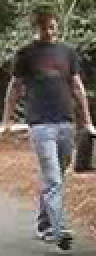
#> input picture LOMO Feature Extractor/data/VIPeR/cam_a/002_45.bmp, 48 x 128 px (shown 2 times larger); its folder holds only this picture in this run
$ python run.py
#> lines starting #> are read from the running program, lines starting #| are printed output that depends on the picture
### LOMO Feature Extractor/retinex.py
'''
implementation of the Retinex transformation
'''

import numpy as np
import cv2

def singleScaleRetinex(img, sigma):

    retinex = np.log10(img) - np.log10(cv2.GaussianBlur(img, (0, 0), sigma))

    return retinex

def multiScaleRetinex(img, sigma_list):

    retinex = np.zeros_like(img)
    for sigma in sigma_list:
        retinex += singleScaleRetinex(img, sigma)

    retinex = retinex / len(sigma_list)

    return retinex

# [7 lines left out: function colorRestoration, not called in this run]

def simplestColorBalance(img, low_clip, high_clip):

    total = img.shape[0] * img.shape[1]
    for i in range(img.shape[2]):
        unique, counts = np.unique(img[:, :, i], return_counts=True)
        current = 0
        for u, c in zip(unique, counts):
            if float(current) / total < low_clip:
                low_val = u
            if float(current) / total < high_clip:
                high_val = u
            current += c

        img[:, :, i] = np.maximum(np.minimum(img[:, :, i], high_val), low_val)

    return img

# [43 lines left out: functions MSRCR, automatedMSRCR, not called in this run]

def MSRCP(img, sigma_list, low_clip, high_clip):

    img = np.float64(img) + 1.0

    intensity = np.sum(img, 2) / img.shape[2]

    retinex = multiScaleRetinex(intensity, sigma_list)

    intensity = np.expand_dims(intensity, 2)
    retinex = np.expand_dims(retinex, 2)

    intensity1 = simplestColorBalance(retinex, low_clip, high_clip)

    intensity1 = (intensity1 - np.min(intensity1)) / \
                 (np.max(intensity1) - np.min(intensity1)) * \
                 255.0 + 1.0

    img_msrcp = np.zeros_like(img)

    for y in range(img_msrcp.shape[0]):
        for x in range(img_msrcp.shape[1]):
            B = np.max(img[y, x])
            A = np.minimum(256.0 / B, intensity1[y, x, 0] / intensity[y, x, 0])
            img_msrcp[y, x, 0] = A * img[y, x, 0]
            img_msrcp[y, x, 1] = A * img[y, x, 1]
            img_msrcp[y, x, 2] = A * img[y, x, 2]

    img_msrcp = np.uint8(img_msrcp - 1.0)

    return img_msrcp

### LOMO Feature Extractor/lomo.py
import numpy as np
import cv2

import retinex
import siltp
import channel_histogram

def averagePooling(img):
    '''
    Perform average pooling operation on image (filter size 2x2)

    Input:
        img:        numpy array of shape (height, width, channels): image to perform operation on
    Output:
        img_pool:   numpy array of shape (0.5*height, 0.5*width, channels): processed image
    '''

    #remove single lines that cannot be processed with 2x2 filter size
    if img.shape[0] % 2 != 0:
        img = img[:-1]
    if img.shape[1] % 2 != 0:
        img = img[:, :-1]

    # add two consecutive rows
    img_pool = img[0::2] + img[1::2]
    # add to consecutive columns
    img_pool = img_pool[:, 0::2] + img_pool[:, 1::2]
    # average over the four pixels that were pooled
    img_pool = img_pool // 4

    return img_pool

def LOMO(img, config):
    '''
    Extract LOMO features from image

    Input:
        img:        numpy array of shape (height, width, channels): image to extract features from
        config:     dict: dictionary of configuration parameters
    Output:
        lomo:       numpy array: LOMO feature vector (length depending on image size and configuration parameters)
    '''

    # load relevant configuration parameters from config dictionary
    sigma_list   = config['retinex']['sigma_list']
    G            = config['retinex']['G']
    b            = config['retinex']['b']
    alpha        = config['retinex']['alpha']
    beta         = config['retinex']['beta']
    low_clip     = config['retinex']['low_clip']
    high_clip    = config['retinex']['high_clip']
    R_list       = config['lomo']['R_list']
    tau          = config['lomo']['tau']
    hsv_bin_size = config['lomo']['hsv_bin_size']
    block_size   = config['lomo']['block_size']
    block_step   = config['lomo']['block_step']

    # perform retinex transformation on image
    img_retinex = retinex.MSRCP(img, sigma_list, low_clip, high_clip)

    # initialize SILTP feature vector and HSV color feature vector
    siltp_feat = np.array([])
    hsv_feat = np.array([])

    # process original image and two downsampled versions by pooling
    for pool in range(3):
        # determine the number of subwindows to process row- and column-wise
        row_num = (img.shape[0] - (block_size - block_step)) / block_step
        col_num = (img.shape[1] - (block_size - block_step)) / block_step
        # iterate over all subwindows
        for row in range(int(row_num)):
            for col in range(int(col_num)):
                # extract subwindow from image
                img_block = img[
                    row*block_step:row*block_step+block_size,
                    col*block_step:col*block_step+block_size
                ]
                # initialize array of multiple SILTP histograms
                siltp_hist = np.array([])
                # multiple SILTP histograms are computed for different radii given by configuration
                for R in R_list:
                    # compute SILTP features for every pixel in the subwindow
                    siltp4 = siltp.SILTP4(img_block, R, tau)
                    # get bins and frequency for each bin
                    unique, count = np.unique(siltp4, return_counts=True)
                    # initialize histogram with zeros
                    siltp_hist_r = np.zeros([3**4])
                    # fill histogram
                    for u, c in zip(unique, count):
                        siltp_hist_r[u] = c
                    # concatenate SILTP for all radii
                    siltp_hist = np.concatenate([siltp_hist, siltp_hist_r], 0)

                # extract subwindow from retinex image
                img_block = img_retinex[
                    row*block_step:row*block_step+block_size,
                    col*block_step:col*block_step+block_size
                ]
                # transform retinex image to HSV color space for color feature extraction
                img_hsv = cv2.cvtColor(img_block, cv2.COLOR_BGR2HSV)
                # build color histogram based on HSV image
                hsv_hist = channel_histogram.jointHistogram(
                    img_hsv,
                    [0, 255],
                    hsv_bin_size
                )

                # compute maximal occurrence over all subwindows of the same row
                if col == 0:
                    siltp_feat_col = siltp_hist
                    hsv_feat_col = hsv_hist
                else:
                    # maximal occurrence for SILTP histogram
                    siltp_feat_col = np.maximum(siltp_feat_col, siltp_hist)
                    # maximal occurrence for HSV histogram
                    hsv_feat_col = np.maximum(hsv_feat_col, hsv_hist)

            # concatenate the histograms over all rows
            siltp_feat = np.concatenate([siltp_feat, siltp_feat_col], 0)
            hsv_feat = np.concatenate([hsv_feat, hsv_feat_col], 0)

        # apply pooling and perform feature extraction with downsampled image
        img = averagePooling(img)
        img_retinex = averagePooling(img_retinex)

    # log transform
    siltp_feat = np.log(siltp_feat + 1.0)
    # normalize to unit length
    siltp_feat[:siltp_feat.shape[0]//2] /= np.linalg.norm(siltp_feat[:siltp_feat.shape[0]//2])
    siltp_feat[siltp_feat.shape[0]//2:] /= np.linalg.norm(siltp_feat[siltp_feat.shape[0]//2:])
    # log transform
    hsv_feat = np.log(hsv_feat + 1.0)
    # normalize to unit length
    hsv_feat /= np.linalg.norm(hsv_feat)

    # concatenate all features to final LOMO descriptor
    lomo = np.concatenate([siltp_feat, hsv_feat], 0)

    return lomo

### LOMO Feature Extractor/siltp.py
import cv2
import numpy as np

def SILTP4(img, R, tau):
    '''
    Calculation of SILTP operator for every pixel in the image (considering 4 neighbors)

    Input:
        img:        numpy array of shape (height, width, channels): image (subwindow) to perform operation on
        R:          int: radius of circle where neighbors are distributed on
        tau:        float: scale factor for comparing range
    Output:
        siltp:      numpy array of shape (height, width): SILTP features for every pixel in img
    '''

    # if color image
    if len(img.shape) > 2:
        # convert to grayscale
        img = cv2.cvtColor(img, cv2.COLOR_BGR2GRAY)
    # pad image and borders with edge values to allow computation of SILTP features for edge pixels
    img_pad = np.pad(img, R, 'edge')

    R_ = -1 * R
    # upper neighbors for every pixel in img
    img_u = img_pad[:2*R_, R:R_]
    # lower neighbors for every pixel in img
    img_d = img_pad[2*R:, R:R_]
    # right neighbors for every pixel in img
    img_r = img_pad[R:R_, 2*R:]
    # left neighbors for every pixel in img
    img_l = img_pad[R:R_, :2*R_]

    # upper and lower limits for piecewise comparison
    up_limit = (1 + tau) * img
    low_limit = (1 - tau) * img

    # perform comparison of center pixel to neighbor pixels for every pixel in the image
    # returns not binary string for each pixel but interprets binary string as binary number
    # and returns corresponding integer number
    siltp = ((img_u < low_limit) + (img_u > up_limit) * 2) + \
            ((img_d < low_limit) + (img_d > up_limit) * 2) * 3 + \
            ((img_r < low_limit) + (img_r > up_limit) * 2) * (3 ** 2) + \
            ((img_l < low_limit) + (img_l > up_limit) * 2) * (3 ** 3)

    return siltp

### LOMO Feature Extractor/channel_histogram.py
import numpy as np

def jointHistogram(img, boundary, bin_size):
    '''
    Calculation of the histogram for every channel of the image

    Input:
        img:        numpy array of shape (height, width, channels): image (subwindow) to perform operation on
        boundary:   list (len = 2): boundary[0] gives the lower and boundary[1] the upper color scale bound to be considered
        bin_size:   int: number of bins for each channel
    Output:
        histogram:  numpy array of length bin_size**channels: contains frequency for every bin in the histogram
    '''

    # compute interval that each bin covers
    interval = (boundary[1] - boundary[0] + 1) / bin_size

    # if color image
    if len(img.shape) > 2:
        # total number of bins (depending on number of color channels)
        hist_size = bin_size ** img.shape[2]
        img_bin = np.zeros([img.shape[0], img.shape[1]], np.int32)
        # map every pixel of the image to a color bin (based on all channels)
        for i in range(img.shape[2]):
            img_bin = img_bin + np.floor((img[:, :, i] - boundary[0]) / interval) * (bin_size ** i)
    # else (grayscale image)
    else:
        hist_size = bin_size
        img_bin = (img - boundary[0]) / interval

    # get bins and frequency for each bin
    unique, count = np.unique(img_bin, return_counts=True)
    unique = unique.astype(np.int64)
    # initialize histogram with zeros
    histogram = np.zeros([hist_size])
    # fill histogram
    for u, c in zip(unique, count):
        histogram[u] = c

    return histogram

### LOMO Feature Extractor/run.py
'''
Main script for LOMO feature extraction
Reads image one by one and performs LOMO on each
Saves descriptors for every set of images in *.dat file
'''

# import dependencies
import os
import json
import cv2
import csv
from tqdm import tqdm
import lomo

# load configuration parameters
with open('config.json', 'r') as f:
#> (reads LOMO Feature Extractor/config.json from the repository)
    config = json.load(f)

# read images from given path
data_path = 'data/VIPeR/'
for directory in os.listdir(data_path):
    if os.path.isdir(data_path + directory):

        #list of images
        img_list = os.listdir(data_path + directory)
        if len(img_list) == 0:
            print('Data directory ' + data_path + directory + ' is empty.')
            continue
        print('Processing images in directory ' + data_path + directory)

        # initialize dictionary for the feature vectors of all the images (img_name as key)
        lomos = {}

        #iterate over images
        for counter, img_name in enumerate(tqdm(img_list[:20], desc='images processed')):
            # verify that file is image -> only perform lomo on images
            if not img_name.lower().endswith(('.jpg','.jpeg','.bmp','.png')):
                continue

            # read image
            img = cv2.imread(os.path.join(data_path + directory, img_name))
#> img is the input picture: shape (128, 48, 3); mean B, G, R 98.3, 107.4, 116.1

            # compute LOMO feature vector
            lomo_vec = lomo.LOMO(img, config)
#> in MSRCP, `intensity = np.sum(img, 2) / img.shape[2]`:
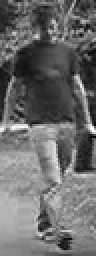
#> intensity: shape (128, 48) float64 (shown 2 times larger); min 1, max 255.7, mean 108.3; drawn with min black and max white
#> the loop in multiScaleRetinex, `for sigma in sigma_list:` made 2 passes
#> pass 1, in singleScaleRetinex, `retinex = np.log10(img) - np.log10(cv2.GaussianBlur(img, (0, 0), sigma))`:
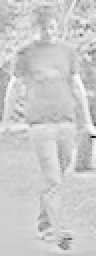
#> retinex: shape (128, 48) float64 (shown 2 times larger); min -1.93, max 0.45, mean -0.0331; drawn with min black and max white
#> after the loop in simplestColorBalance, `for i in range(img.shape[2]):`:
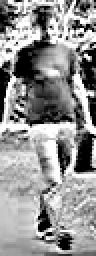
#> img: shape (128, 48, 1) float64 (shown 2 times larger); min -0.273, max 0.143, mean -0.0338; drawn with min black and max white
#> after the loop in MSRCP, `for y in range(img_msrcp.shape[0]):`:
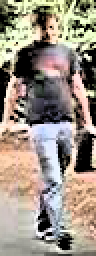
#> img_msrcp: shape (128, 48, 3) float64 (shown 2 times larger); mean of channels 0, 1, 2 133.6, 145.8, 156.8; drawn with min black and max white
#> the loop in LOMO, `for pool in range(3):` made 3 passes
#> pass 1, in averagePooling, `img_pool = img_pool[:, 0::2] + img_pool[:, 1::2]`:
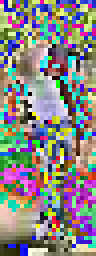
#> img_pool: shape (64, 24, 3) (shown 4 times larger); mean B, G, R 131.5, 133.4, 136.6
#> pass 1, in averagePooling, `img_pool = img_pool // 4`:
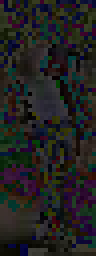
#> img_pool: shape (64, 24, 3) (shown 4 times larger); mean B, G, R 32.5, 33, 33.8
#> pass 1, in averagePooling (call 2), `img_pool = img[0::2] + img[1::2]`:
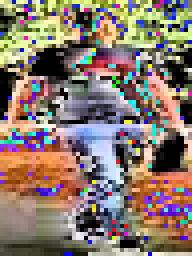
#> img_pool: shape (64, 48, 3) (shown 4 times larger); mean of channels 0, 1, 2 109.9, 120.4, 136.9; drawn as B, G, R

            # append image and corresponding vector to dict
            lomos[img_name] = lomo_vec

        print('directory ' + directory + ' finished')

        # write data in dat file
        print('start writing data into file')
        with open(data_path + 'lomo_' + directory + '.dat', 'w') as l_file:
            csvwriter = csv.writer(l_file, dialect='excel', delimiter=',')
            header = lomos.keys()
            csvwriter.writerow(header)
            for element in tqdm(range(lomos[img_name].size), desc='images processed'):
                row = []
                for key in header:
                    row.append(lomos[key][element])
                csvwriter.writerow(row)
        l_file.close()
        print('writing finished')
#> pass 2 of the loop `for directory in os.listdir(data_path):`:
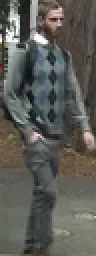
#> input picture LOMO Feature Extractor/data/VIPeR/cam_b/000_45.bmp, 48 x 128 px (shown 2 times larger)
#> img is the input picture: shape (128, 48, 3); mean B, G, R 86.5, 92.3, 92.1
#> after the loop in MSRCP (call 2), `for y in range(img_msrcp.shape[0]):`:
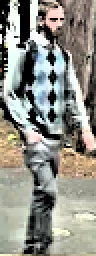
#> img_msrcp: shape (128, 48, 3) float64 (shown 2 times larger); mean of channels 0, 1, 2 135.6, 144.5, 144.5; drawn with min black and max white
#> the loop in LOMO (call 2), `for pool in range(3):` made 3 passes
#> pass 1, in SILTP4 (call 468), `img_pad = np.pad(img, R, 'edge')`:
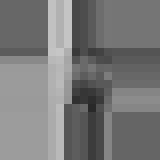
#> img_pad: shape (20, 20) (shown 8 times larger); min 41, max 198, mean 121
print('process finished')
